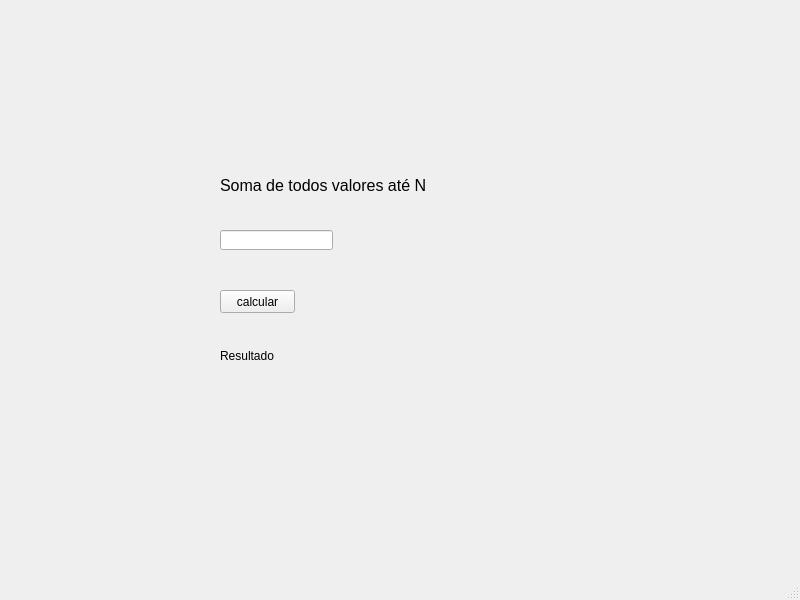
<?xml version="1.0" encoding="UTF-8"?>
<ui version="4.0">
 <class>MainWindow</class>
 <widget class="QMainWindow" name="MainWindow">
  <property name="geometry">
   <rect>
    <x>0</x>
    <y>0</y>
    <width>800</width>
    <height>600</height>
   </rect>
  </property>
  <property name="windowTitle">
   <string>MainWindow</string>
  </property>
  <widget class="QWidget" name="centralwidget">
   <widget class="QLabel" name="result">
    <property name="geometry">
     <rect>
      <x>220</x>
      <y>340</y>
      <width>391</width>
      <height>31</height>
     </rect>
    </property>
    <property name="text">
     <string>Resultado</string>
    </property>
   </widget>
   <widget class="QPushButton" name="btn">
    <property name="geometry">
     <rect>
      <x>220</x>
      <y>290</y>
      <width>75</width>
      <height>23</height>
     </rect>
    </property>
    <property name="text">
     <string>calcular</string>
    </property>
   </widget>
   <widget class="QLabel" name="label_2">
    <property name="geometry">
     <rect>
      <x>220</x>
      <y>170</y>
      <width>391</width>
      <height>31</height>
     </rect>
    </property>
    <property name="font">
     <font>
      <pointsize>12</pointsize>
     </font>
    </property>
    <property name="text">
     <string>Soma de todos valores até N</string>
    </property>
   </widget>
   <widget class="QLineEdit" name="num">
    <property name="geometry">
     <rect>
      <x>220</x>
      <y>230</y>
      <width>113</width>
      <height>20</height>
     </rect>
    </property>
   </widget>
  </widget>
  <widget class="QMenuBar" name="menubar">
   <property name="geometry">
    <rect>
     <x>0</x>
     <y>0</y>
     <width>800</width>
     <height>21</height>
    </rect>
   </property>
  </widget>
  <widget class="QStatusBar" name="statusbar"/>
 </widget>
 <resources/>
 <connections/>
</ui>
